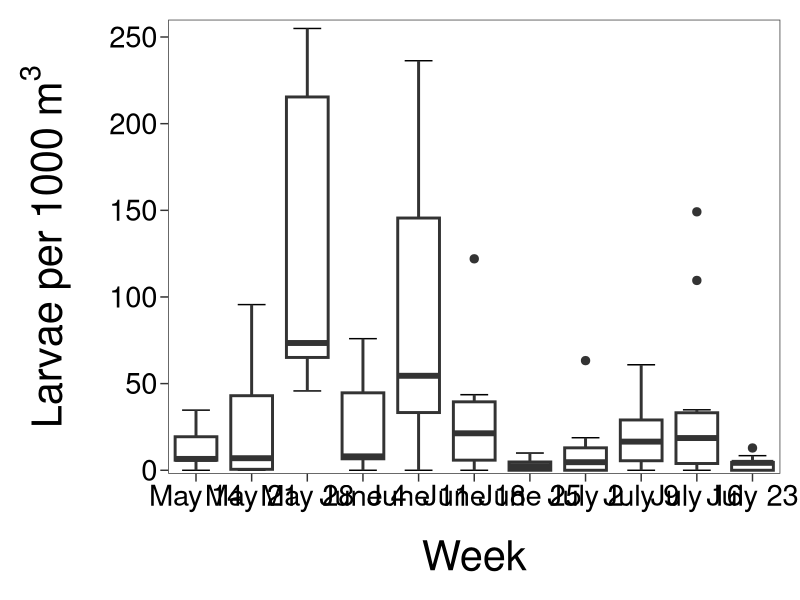

Write the R code that produced this figure. (Note: this script raises an error after producing the figure.)
#################################################################
##
##  APIS Cisco (Lucke et al.) manuscript
##  
## This file calculates the average diet for larvae that had
## food in the gut at time of capture, broken down into the
## five most abundant prey groups by numbers. This also includes
## calculations for average diet for fish that fed during the
## first and last two weeks of sampling
## 
#################################################################

## CLEAR ENVIRONMENT ============================================

rm(list = ls(all.names=TRUE))


## LOAD PACKAGES ================================================

library(readxl)        # reading Excel data
library(dplyr)         # manipulating data
library(magrittr)      # for %<>%
library(tidyr)         # transforming data arrangement (tidy data!!)
library(ggplot2)       # visualizations


## LOAD DATA ====================================================

effort <- read_excel("data/APIS_Coregonus_2018.xlsx", sheet = "Neuston_Effort") %>% 
  select(trawl, week, tow.distance.km)
larval.fish <- read_excel("data/APIS_Coregonus_2018.xlsx", sheet = "Larval_Length_Yolk") %>% 
  filter(include == "Y") %>% 
  select(trawl, tl.mm)


## CALCULATE DENSITY ============================================

effort %<>% mutate(volume.km3 = 0.25 * tow.distance.km,
                   volume.m3 = volume.km3 * 1000)

larval.trawl.abundance <- larval.fish %>% group_by(trawl) %>% 
  summarize(n.fish = n())
  
larval.trawl.density <- left_join(effort, larval.trawl.abundance) %>% 
  mutate(density.m3 = n.fish/volume.m3,
         density.1000.m3 = (n.fish/volume.m3)*1000,
         n.fish = replace_na(n.fish, 0),
         density.m3 = replace_na(density.m3, 0),
         density.1000.m3 = replace_na(density.1000.m3, 0)) 

larval.trawl.density.table <- larval.trawl.density %>% group_by(week) %>% 
  summarize(mean = mean(density.1000.m3),
            median = median(density.1000.m3),
            quantile.100 = quantile(density.1000.m3, 1.0),
            quantile.75 = quantile(density.1000.m3, 0.75),
            quantile.50 = quantile(density.1000.m3, 0.50),
            quantile.25 = quantile(density.1000.m3, 0.25),
            quantile.0 = quantile(density.1000.m3, 0.0),
            )

## EXPAND WEEK LABELS ===========================================

larval.trawl.density$week <- gsub('20', 'May 14', larval.trawl.density$week)
larval.trawl.density$week <- gsub('25', 'June 18', larval.trawl.density$week)
larval.trawl.density$week <- gsub('23', 'June 4', larval.trawl.density$week)
larval.trawl.density$week <- gsub('30', 'July 23', larval.trawl.density$week)
larval.trawl.density$week <- gsub('21', 'May 21', larval.trawl.density$week)
larval.trawl.density$week <- gsub('29', 'July 16', larval.trawl.density$week)
larval.trawl.density$week <- gsub('28', 'July 9', larval.trawl.density$week)
larval.trawl.density$week <- gsub('22', 'May 28', larval.trawl.density$week)
larval.trawl.density$week <- gsub('24', 'June 11', larval.trawl.density$week)
larval.trawl.density$week <- gsub('27', 'July 2', larval.trawl.density$week)
larval.trawl.density$week <- gsub('26', 'June 25', larval.trawl.density$week)

larval.trawl.density %<>% mutate(week = factor(week, levels = c('May 14', 'May 21', 'May 28','June 4', 
                                                                'June 11', 'June 18','June 25', 'July 2',
                                                                'July 9','July 16', 'July 23'),
                                               ordered = TRUE))


## VISUALIZATION ================================================

ggplot(larval.trawl.density, aes(x = week, y = density.1000.m3)) +
  stat_boxplot(geom = "errorbar", width = 0.5) +  
  geom_boxplot(size = 1.0, outlier.size = 2.5) + 
  scale_x_discrete(expand = c(0.05, 0))+
  scale_y_continuous(limits = c(-2, 260), breaks = seq(0, 250, 50), expand = c(0, 0)) +
  labs(x = "Week", y = expression(Larvae~per~1000~m^{3})) +
  theme_bw() +
  theme(panel.grid = element_blank(), panel.background = element_blank(), 
        strip.text = element_blank(),
        legend.title =  element_blank(),
        legend.text = element_text(size = 15),
        legend.key.size = unit(0.75, 'cm'),
        legend.position = "none",
        axis.ticks.length = unit(2.0, 'mm'),
        axis.text.y = element_text(size = 21, colour = "black"),
        axis.text.x = element_text(size = 21, colour = "black"),
        axis.title.y = element_text(size = 30, margin = margin(0, 20, 0, 0)),
        axis.title.x = element_text(size = 30, margin = margin(20, 0, 0, 0)),
        panel.spacing = unit(2, "lines"),
        plot.margin = unit(c(5, 5, 5, 5), "mm"))

ggsave("figures/apis_larval_density_weekly.png", width = 15, height = 10, dpi = 300)
  
